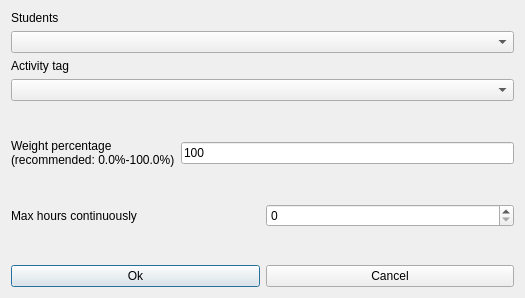
<?xml version="1.0" encoding="UTF-8"?>
<ui version="4.0">
 <class>ModifyConstraintStudentsSetActivityTagMaxHoursContinuouslyForm_template</class>
 <widget class="QDialog" name="ModifyConstraintStudentsSetActivityTagMaxHoursContinuouslyForm_template">
  <property name="geometry">
   <rect>
    <x>0</x>
    <y>0</y>
    <width>525</width>
    <height>298</height>
   </rect>
  </property>
  <property name="windowTitle">
   <string extracomment="This is the title of the dialog to modify a constraint of this type">Modify students set activity tag max hours continuously</string>
  </property>
  <layout class="QGridLayout" name="gridLayout">
   <item row="0" column="0">
    <layout class="QVBoxLayout">
     <item>
      <widget class="QLabel" name="studentsTextLabel">
       <property name="frameShape">
        <enum>QFrame::NoFrame</enum>
       </property>
       <property name="frameShadow">
        <enum>QFrame::Plain</enum>
       </property>
       <property name="text">
        <string>Students</string>
       </property>
       <property name="wordWrap">
        <bool>false</bool>
       </property>
      </widget>
     </item>
     <item>
      <widget class="QComboBox" name="studentsComboBox">
       <property name="editable">
        <bool>false</bool>
       </property>
       <property name="insertPolicy">
        <enum>QComboBox::NoInsert</enum>
       </property>
       <property name="autoCompletion">
        <bool>false</bool>
       </property>
       <property name="duplicatesEnabled">
        <bool>false</bool>
       </property>
      </widget>
     </item>
     <item>
      <widget class="QLabel" name="activityTagTextLabel">
       <property name="frameShape">
        <enum>QFrame::NoFrame</enum>
       </property>
       <property name="frameShadow">
        <enum>QFrame::Plain</enum>
       </property>
       <property name="text">
        <string>Activity tag</string>
       </property>
       <property name="wordWrap">
        <bool>false</bool>
       </property>
      </widget>
     </item>
     <item>
      <widget class="QComboBox" name="activityTagsComboBox">
       <property name="editable">
        <bool>false</bool>
       </property>
       <property name="insertPolicy">
        <enum>QComboBox::NoInsert</enum>
       </property>
       <property name="autoCompletion">
        <bool>false</bool>
       </property>
       <property name="duplicatesEnabled">
        <bool>false</bool>
       </property>
      </widget>
     </item>
    </layout>
   </item>
   <item row="1" column="0">
    <spacer name="spacer6">
     <property name="orientation">
      <enum>Qt::Vertical</enum>
     </property>
     <property name="sizeType">
      <enum>QSizePolicy::Expanding</enum>
     </property>
     <property name="sizeHint" stdset="0">
      <size>
       <width>20</width>
       <height>20</height>
      </size>
     </property>
    </spacer>
   </item>
   <item row="2" column="0">
    <layout class="QHBoxLayout" name="horizontalLayout_2">
     <item>
      <widget class="QLabel" name="weightTextLabel">
       <property name="frameShape">
        <enum>QFrame::NoFrame</enum>
       </property>
       <property name="frameShadow">
        <enum>QFrame::Plain</enum>
       </property>
       <property name="text">
        <string>Weight percentage
(recommended: 0.0%-100.0%)</string>
       </property>
       <property name="wordWrap">
        <bool>false</bool>
       </property>
      </widget>
     </item>
     <item>
      <widget class="QLineEdit" name="weightLineEdit">
       <property name="text">
        <string notr="true">100</string>
       </property>
      </widget>
     </item>
    </layout>
   </item>
   <item row="3" column="0">
    <spacer name="verticalSpacer">
     <property name="orientation">
      <enum>Qt::Vertical</enum>
     </property>
     <property name="sizeHint" stdset="0">
      <size>
       <width>20</width>
       <height>25</height>
      </size>
     </property>
    </spacer>
   </item>
   <item row="4" column="0">
    <layout class="QHBoxLayout" name="horizontalLayout">
     <item>
      <widget class="QLabel" name="maxHoursTextLabel">
       <property name="frameShape">
        <enum>QFrame::NoFrame</enum>
       </property>
       <property name="frameShadow">
        <enum>QFrame::Plain</enum>
       </property>
       <property name="text">
        <string>Max hours continuously</string>
       </property>
       <property name="wordWrap">
        <bool>false</bool>
       </property>
      </widget>
     </item>
     <item>
      <widget class="QSpinBox" name="maxHoursSpinBox"/>
     </item>
    </layout>
   </item>
   <item row="5" column="0">
    <spacer name="verticalSpacer_2">
     <property name="orientation">
      <enum>Qt::Vertical</enum>
     </property>
     <property name="sizeHint" stdset="0">
      <size>
       <width>20</width>
       <height>26</height>
      </size>
     </property>
    </spacer>
   </item>
   <item row="6" column="0">
    <layout class="QHBoxLayout">
     <item>
      <widget class="QPushButton" name="okPushButton">
       <property name="text">
        <string>Ok</string>
       </property>
      </widget>
     </item>
     <item>
      <widget class="QPushButton" name="cancelPushButton">
       <property name="text">
        <string>Cancel</string>
       </property>
      </widget>
     </item>
    </layout>
   </item>
  </layout>
 </widget>
 <layoutdefault spacing="6" margin="11"/>
 <resources/>
 <connections/>
</ui>
